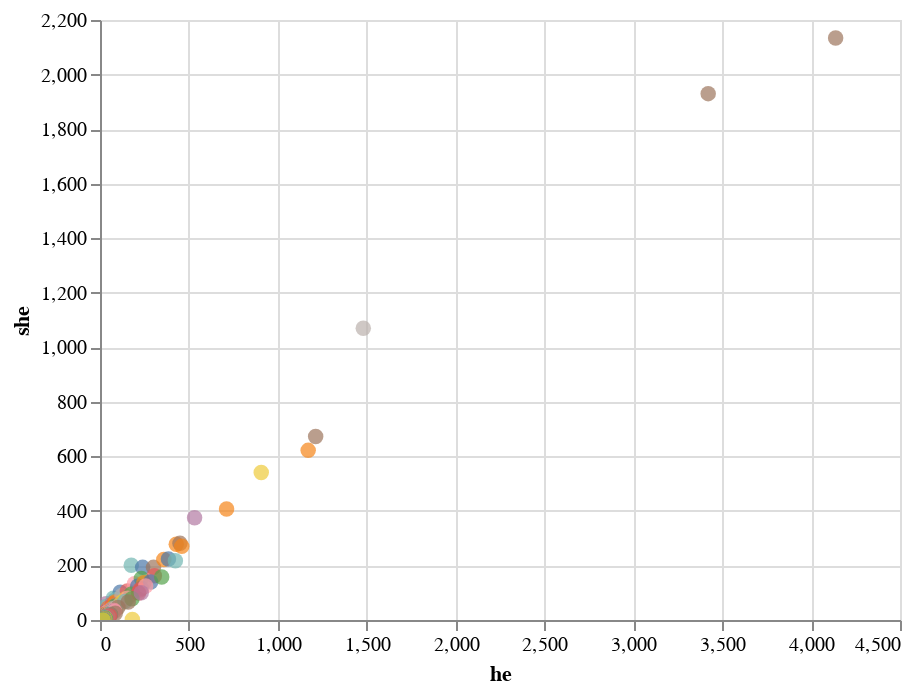

Write notebook code for a chart like this one.
### Code cell
import altair as alt

alt.Chart(df).mark_circle(size=60).encode(
    x='he',
    y='she',
    color=alt.Color('words', legend=None),    
    tooltip=['words','pct_she', 'pct_he']
).interactive()

### Figure 1 — Vega-Lite specification as saved in the notebook (floating-point values rounded to 4 significant figures; data arrays with more than 128 entries replaced by an {"elided": "..."} marker saying what was removed)
{"config": {"view": {"continuousWidth": 400, "continuousHeight": 300}}, "data": {"name": "data-90d79bf3cbe1cc04541f9d678c51b171"}, "mark": {"type": "circle", "size": 60}, "encoding": {"color": {"field": "words", "legend": null, "type": "nominal"}, "tooltip": [{"field": "words", "type": "nominal"}, {"field": "pct_she", "type": "quantitative"}, {"field": "pct_he", "type": "quantitative"}], "x": {"field": "he", "type": "quantitative"}, "y": {"field": "she", "type": "quantitative"}}, "selection": {"selector001": {"type": "interval", "bind": "scales", "encodings": ["x", "y"]}}, "$schema": "https://vega.github.io/schema/vega-lite/v4.17.0.json", "datasets": {"data-90d79bf3cbe1cc04541f9d678c51b171": {"elided": "278 records"}}}
